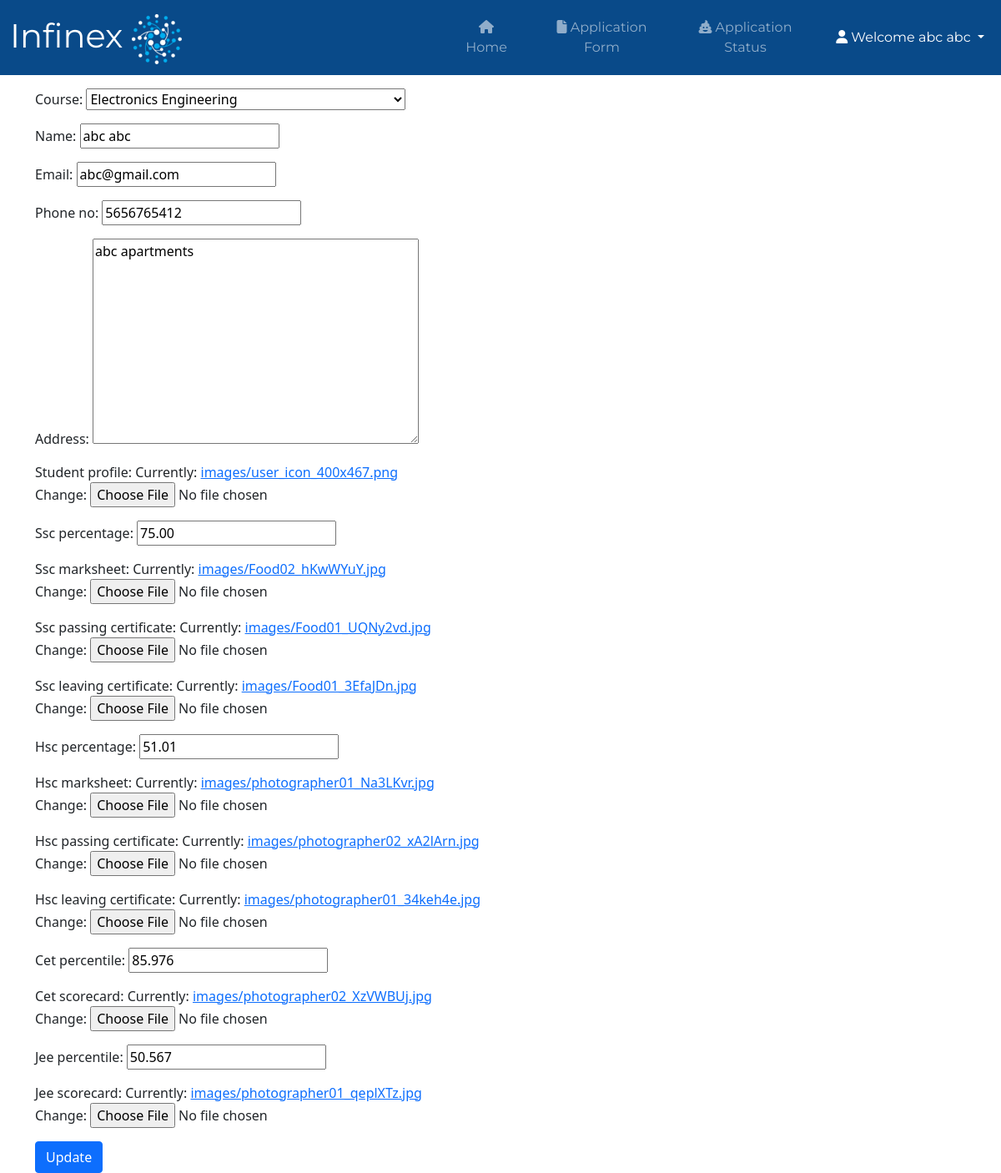
Page /edit_application/ (signed in) on the committed database.
### college/models.py (models this page shows, shortened)
class Application(models.Model):
    COURSES = (
    ('Computer Science Engineering', 'Computer Science Engineering'),
    ('Information Technology Engineering', 'Information Technology Engineering'),
    ('Electronics and Telecommunication Engineering', 'Electronics and Telecommunication Engineering'),
    ('Electronics Engineering', 'Electronics Engineering'),
    )
    STATUS = (
        ('Approved', 'Approved'),
        ('Pending', 'Pending'),
        ('Rejected', 'Rejected'),
    )
    user = models.OneToOneField(User, on_delete=models.CASCADE, blank=True, null=True)
    course = models.CharField(max_length=100, choices= COURSES)
    name = models.CharField(max_length=200)
    email = models.CharField(max_length=200)
    phone_no = models.CharField(max_length=200)
    address = models.TextField(max_length=200)
    student_profile = models.ImageField(upload_to="images")
    ssc_percentage = models.DecimalField(max_digits=4, decimal_places=2, null=True)
    ssc_marksheet = models.ImageField(upload_to="images", null=True)
    ssc_passing_certificate = models.ImageField(upload_to="images", null=True)
    ssc_leaving_certificate = models.ImageField(upload_to="images", null=True)
    hsc_percentage = models.DecimalField(max_digits=4, decimal_places=2, null=True)
    hsc_marksheet = models.ImageField(upload_to="images", null=True)
    hsc_passing_certificate = models.ImageField(upload_to="images", null=True)
    hsc_leaving_certificate = models.ImageField(upload_to="images", null=True)
    cet_percentile = models.DecimalField(max_digits=5, decimal_places=3, null=True)
    cet_scorecard = models.ImageField(upload_to="images", null=True)
    jee_percentile = models.DecimalField(max_digits=5, decimal_places=3, null=True)
    jee_scorecard = models.ImageField(upload_to="images", null=True)
    Application_Status = models.TextField(max_length=100, choices=STATUS, default="Pending")
    message = models.TextField(max_length=100, default="", null=True, blank=True)

### college/views.py (the view)
# urls.py: path("edit_application/", views.edit_application, name="edit_application"),
def edit_application(request):
    if not request.user.is_authenticated:
        return redirect("/login")
    try:
        application = request.user.application
    except Application.DoesNotExist:
        application = Application(user=request.user)
    if request.method=="POST":
        form = ApplicationForm(data=request.POST, files=request.FILES, instance=application)
        if form.is_valid():
            form.save()
            alert = True
            return render(request, "edit_application.html", {'alert':alert})
    else:
        form=ApplicationForm(instance=application)
    return render(request, "edit_application.html", {'form':form})

### college/forms.py
class ApplicationForm(forms.ModelForm):
    class Meta:
        model = Application
        exclude = ('user', 'Application_Status', 'message',)

### college/templates/edit_application.html (shortened to what this page needs)
{% extends 'basic.html' %}
{% block body %}
<form action="/edit_application/" enctype="multipart/form-data" method="POST"> {% csrf_token %}
    <div class="container mt-3">
   {{ form.as_p }}
        <button type="submit" class="btn btn-primary">Update</button>
    </div>
</form>
{% endblock %}

### college/templates/basic.html (shortened to what this page needs)
<!doctype html>
<html lang="en">
  <head>
    {% load static %}
    <link href="https://cdn.jsdelivr.net/npm/bootstrap@5.0.2/dist/css/bootstrap.min.css" rel="stylesheet">
    <link rel="stylesheet" type="text/css" href="{% static 'css/basic.css' %}">
    <link rel="stylesheet" href="https://cdnjs.cloudflare.com/ajax/libs/font-awesome/5.15.3/css/all.min.css">
  </head>
  <body>
    <nav class="navbar navbar-expand-lg navbar-dark">
        <div class="container-fluid">
          <a class="navbar-brand" href="#">Infinex <img src={% static "images/logoplainwhite2.png" %}/></a>
          <div class="container w-75">
          <div class="collapse navbar-collapse" id="navbarSupportedContent">
            <ul class="navbar-nav me-auto mb-lg-0">
              <li class="nav-item">
                <a class="nav-link {% block home %} {% endblock %}" aria-current="page" href="/"><i class="fa-solid fa-house"></i> Home</a>
              </li>
              {% if user.is_authenticated %}
              <li class="nav-item">
                <a class="nav-link {% block application_form %} {% endblock %}" href="/application_form/"><i class="fa-sharp fa-solid fa-file"></i> Application Form </a>
              </li>
              <li class="nav-item">
                <a class="nav-link {% block status %} {% endblock %}" href="/status/"><i class="fa-solid fa-poo"></i> Application Status</a>
              </li>
            </ul>
          </div>
          </div>
          <div class="collapse navbar-collapse" id="navbarNavDarkDropdown">
            <ul class="navbar-nav">
              <li class="nav-item dropdown">
                <a class="nav-link active dropdown-toggle" href="#" id="navbarDarkDropdownMenuLink" role="button" data-bs-toggle="dropdown" aria-expanded="false">
                <i class="fa-solid fa-user"></i>  Welcome {{request.user.get_full_name}}
                </a>
              </li>
            </ul>
          </div>
          {% endif %}
        </div>
      </nav>
    {% block body %}
    {% endblock %}
  </body>
</html>

### static/css/basic.css (style rules this page uses)
.navbar { background-color: #094a89; display: flex; align-items: center; font-family: 'Montserrat', sans-serif; height: auto; margin: auto; overflow:visible; }
.navbar-brand { font-family: 'Montserrat', sans-serif; font-size: 40px; width: 850px; }
.nav-link { font-family: 'Montserrat', sans-serif; font-size: 16px; }
#navbarSupportedContent { text-align: center; }
#navbarDarkDropdownMenuLink { text-align: left; }

### rows in the picture
Application: course "Electronics Engineering", name "abc abc", email "abc@gmail.com", phone_no "5656765412", address "abc apartments", ssc_percentage "75.00", hsc_percentage "51.01", cet_percentile "85.976", jee_percentile "50.567"

### other values in the picture
{{ request.user.get_full_name }} "abc abc"
